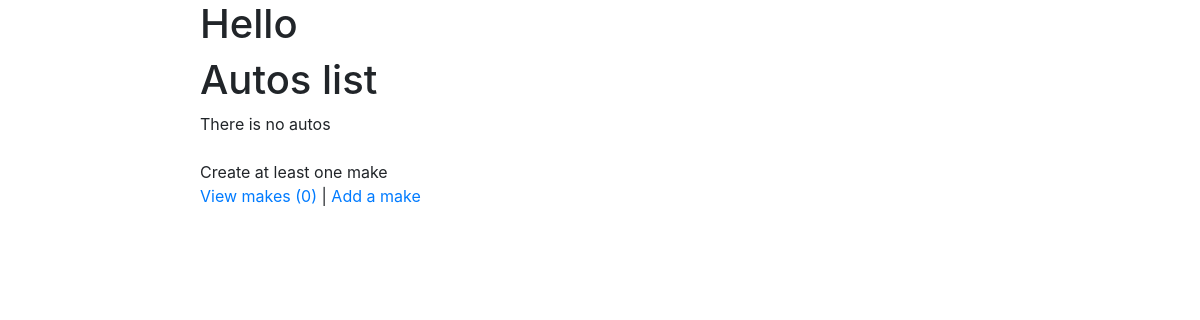
Before: /autos/ (signed in) with the older database file.
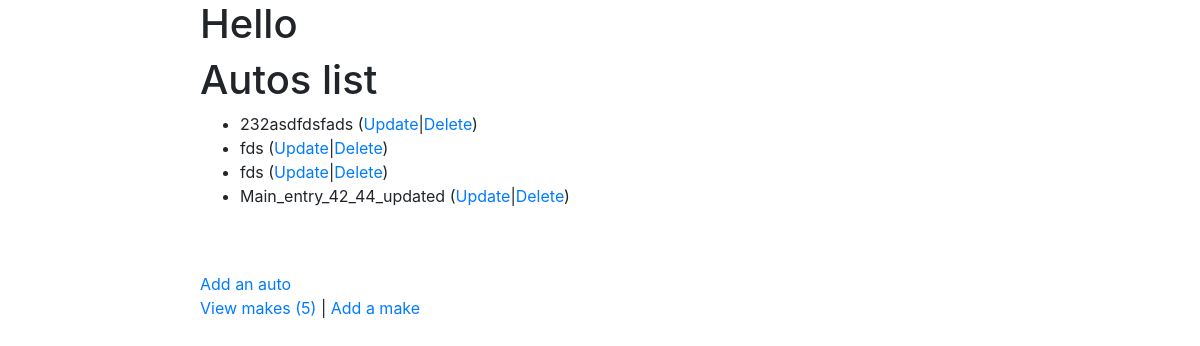
After: the same page with the newer database file.
### autos/models.py (models this page shows)
class Autos(models.Model):
    nickname = models.CharField(max_length=100)
    make = models.ForeignKey(Makes, on_delete=models.CASCADE)
    mileage = models.IntegerField()
    comments = models.CharField(max_length=256)

### autos/views.py (the view)
# urls.py: path('', views.AutosList.as_view(), name='autos_list'),
class AutosList(LoginRequiredMixin, View):
    def get(self, request):
        autos = Autos.objects.all()
        makes_count = Makes.objects.all().count()
        context = {
            'autos': autos,
            'makes_count': makes_count,
        }
        return render(request, 'autos_list.html', context);

### autos/templates/autos_list.html
{% extends "base_bootstrap.html" %}
{% block content %}
    <h1>Hello</h1>
    <h1>Autos list</h1>
    {% if autos %}
    <ul>
        {% for auto in autos%}
        <li> {{ auto.nickname }} (<a href="{% url 'autos:autos_update' auto.pk %}">Update</a>|<a href="{% url 'autos:autos_delete' auto.pk %}">Delete</a>)</li>
        {% endfor %}
    </ul>
    {% else %}
        <span>There is no autos</span>
    {% endif %}
    <br>
    <br>
    {% if makes_count == 0 %}
        <span>Create at least one make</span>
    {% else %}
    <a href='{% url 'autos:autos_create' %}'>Add an auto</a>
    {% endif %}
    <br>
    <p>
    <a href='{% url 'autos:makes_list' %}'>View makes ({{makes_count}})</a> | <a href='{% url 'autos:makes_create' %}'>Add a make</a>
    </p>
{% endblock %}

Changed rows visible on the page:
added Autos: nickname "232asdfdsfads"
added Autos: nickname "fds"
added Autos: nickname "fds"
added Autos: nickname "Main_entry_42_44_updated"
Other visible differences:
{{ makes_count }}: "0" → "5"
text no longer shown: "There is no autos Create at least one make"
text now shown: "Add an auto"
